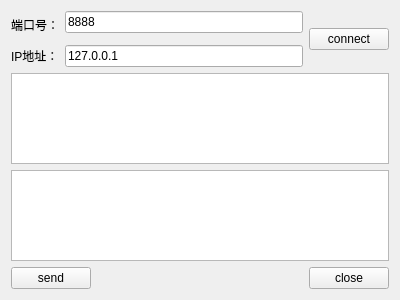
<?xml version="1.0" encoding="UTF-8"?>
<ui version="4.0">
 <class>TcpClientWidget</class>
 <widget class="QWidget" name="TcpClientWidget">
  <property name="geometry">
   <rect>
    <x>0</x>
    <y>0</y>
    <width>400</width>
    <height>300</height>
   </rect>
  </property>
  <property name="windowTitle">
   <string>客户端</string>
  </property>
  <layout class="QGridLayout" name="gridLayout">
   <item row="0" column="0" rowspan="2">
    <widget class="QLabel" name="labelPort">
     <property name="text">
      <string>端口号：</string>
     </property>
    </widget>
   </item>
   <item row="0" column="1" colspan="2">
    <widget class="QLineEdit" name="lineEditPort">
     <property name="text">
      <string>8888</string>
     </property>
    </widget>
   </item>
   <item row="2" column="0">
    <widget class="QLabel" name="labelIP">
     <property name="text">
      <string>IP地址：</string>
     </property>
    </widget>
   </item>
   <item row="2" column="1" colspan="2">
    <widget class="QLineEdit" name="lineEditIP">
     <property name="text">
      <string>127.0.0.1</string>
     </property>
    </widget>
   </item>
   <item row="3" column="0" colspan="4">
    <widget class="QPlainTextEdit" name="plainTextEditRead">
     <property name="readOnly">
      <bool>true</bool>
     </property>
    </widget>
   </item>
   <item row="4" column="0" colspan="4">
    <widget class="QPlainTextEdit" name="plainTextEditWrite"/>
   </item>
   <item row="5" column="0" colspan="2">
    <widget class="QPushButton" name="pushButtonSend">
     <property name="text">
      <string>send</string>
     </property>
    </widget>
   </item>
   <item row="5" column="2">
    <spacer name="horizontalSpacer">
     <property name="orientation">
      <enum>Qt::Horizontal</enum>
     </property>
     <property name="sizeHint" stdset="0">
      <size>
       <width>217</width>
       <height>20</height>
      </size>
     </property>
    </spacer>
   </item>
   <item row="5" column="3">
    <widget class="QPushButton" name="pushButtonClose">
     <property name="text">
      <string>close</string>
     </property>
    </widget>
   </item>
   <item row="0" column="3" rowspan="3">
    <widget class="QPushButton" name="pushButtonConnect">
     <property name="text">
      <string>connect</string>
     </property>
    </widget>
   </item>
  </layout>
 </widget>
 <resources/>
 <connections/>
</ui>
